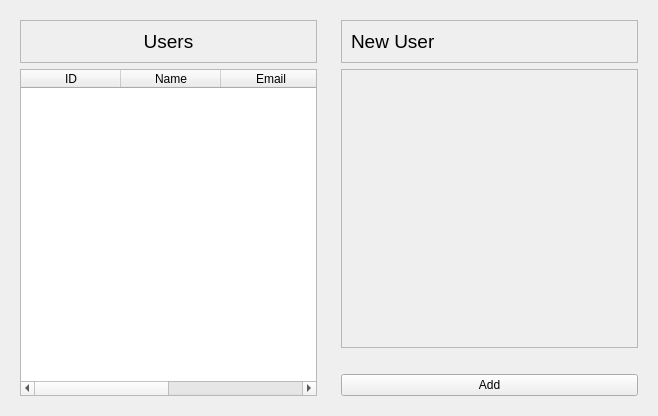
<?xml version="1.0" encoding="UTF-8"?>
<ui version="4.0">
 <class>Form</class>
 <widget class="QWidget" name="Form">
  <property name="geometry">
   <rect>
    <x>0</x>
    <y>0</y>
    <width>658</width>
    <height>416</height>
   </rect>
  </property>
  <property name="windowTitle">
   <string>Form</string>
  </property>
  <layout class="QHBoxLayout" stretch="0,0">
   <item>
    <widget class="QWidget" name="widget" native="true">
     <layout class="QVBoxLayout" name="verticalLayout">
      <item>
       <widget class="QFrame" name="frame_2">
        <property name="styleSheet">
         <string notr="true"/>
        </property>
        <property name="frameShape">
         <enum>QFrame::StyledPanel</enum>
        </property>
        <property name="frameShadow">
         <enum>QFrame::Raised</enum>
        </property>
        <layout class="QHBoxLayout" name="horizontalLayout_4">
         <item>
          <widget class="QLabel" name="label_3">
           <property name="font">
            <font>
             <pointsize>14</pointsize>
            </font>
           </property>
           <property name="text">
            <string>Users</string>
           </property>
           <property name="alignment">
            <set>Qt::AlignCenter</set>
           </property>
          </widget>
         </item>
        </layout>
       </widget>
      </item>
      <item>
       <widget class="QTableWidget" name="usersTable">
        <property name="editTriggers">
         <set>QAbstractItemView::NoEditTriggers</set>
        </property>
        <property name="selectionMode">
         <enum>QAbstractItemView::SingleSelection</enum>
        </property>
        <property name="selectionBehavior">
         <enum>QAbstractItemView::SelectRows</enum>
        </property>
        <attribute name="horizontalHeaderCascadingSectionResizes">
         <bool>false</bool>
        </attribute>
        <attribute name="verticalHeaderVisible">
         <bool>false</bool>
        </attribute>
        <attribute name="verticalHeaderCascadingSectionResizes">
         <bool>false</bool>
        </attribute>
        <column>
         <property name="text">
          <string>ID</string>
         </property>
        </column>
        <column>
         <property name="text">
          <string>Name</string>
         </property>
        </column>
        <column>
         <property name="text">
          <string>Email</string>
         </property>
        </column>
        <column>
         <property name="text">
          <string>Telephone</string>
         </property>
        </column>
       </widget>
      </item>
     </layout>
    </widget>
   </item>
   <item>
    <widget class="QStackedWidget" name="stackedWidget">
     <property name="currentIndex">
      <number>0</number>
     </property>
     <widget class="QWidget" name="page">
      <layout class="QVBoxLayout" name="verticalLayout_2">
       <item>
        <widget class="QFrame" name="frame">
         <property name="styleSheet">
          <string notr="true"/>
         </property>
         <property name="frameShape">
          <enum>QFrame::StyledPanel</enum>
         </property>
         <property name="frameShadow">
          <enum>QFrame::Raised</enum>
         </property>
         <layout class="QHBoxLayout" name="horizontalLayout_2">
          <item>
           <widget class="QLabel" name="label">
            <property name="font">
             <font>
              <pointsize>14</pointsize>
             </font>
            </property>
            <property name="styleSheet">
             <string notr="true"/>
            </property>
            <property name="text">
             <string>New User</string>
            </property>
           </widget>
          </item>
         </layout>
        </widget>
       </item>
       <item>
        <widget class="QScrollArea" name="scrollArea">
         <property name="widgetResizable">
          <bool>true</bool>
         </property>
         <widget class="QWidget" name="scrollAreaWidgetContents">
          <property name="geometry">
           <rect>
            <x>0</x>
            <y>0</y>
            <width>297</width>
            <height>269</height>
           </rect>
          </property>
          <layout class="QVBoxLayout" name="createUserScroll"/>
         </widget>
        </widget>
       </item>
       <item>
        <widget class="QLabel" name="createUserMessageLabel">
         <property name="styleSheet">
          <string notr="true">color:green;</string>
         </property>
         <property name="text">
          <string/>
         </property>
         <property name="alignment">
          <set>Qt::AlignCenter</set>
         </property>
        </widget>
       </item>
       <item>
        <widget class="QPushButton" name="createUserButton">
         <property name="text">
          <string>Add</string>
         </property>
        </widget>
       </item>
      </layout>
     </widget>
     <widget class="QWidget" name="page_3">
      <layout class="QVBoxLayout" name="verticalLayout_4">
       <item>
        <widget class="QFrame" name="frame_4">
         <property name="styleSheet">
          <string notr="true">background:white;</string>
         </property>
         <property name="frameShape">
          <enum>QFrame::StyledPanel</enum>
         </property>
         <property name="frameShadow">
          <enum>QFrame::Plain</enum>
         </property>
         <layout class="QHBoxLayout" name="horizontalLayout_3">
          <item>
           <widget class="QLabel" name="label_2">
            <property name="minimumSize">
             <size>
              <width>100</width>
              <height>100</height>
             </size>
            </property>
            <property name="styleSheet">
             <string notr="true">image: url(:/newPrefix/user.png);</string>
            </property>
            <property name="text">
             <string/>
            </property>
           </widget>
          </item>
          <item>
           <widget class="QWidget" name="widget_5" native="true">
            <layout class="QVBoxLayout" name="verticalLayout_6">
             <item>
              <widget class="QLabel" name="userIdLabel">
               <property name="text">
                <string>ID</string>
               </property>
              </widget>
             </item>
             <item>
              <widget class="QLabel" name="userNameLabel">
               <property name="text">
                <string>NAME</string>
               </property>
              </widget>
             </item>
             <item>
              <widget class="QLabel" name="userEmailLabel">
               <property name="text">
                <string>EMAIL</string>
               </property>
              </widget>
             </item>
             <item>
              <widget class="QLabel" name="userTelephoneLabel">
               <property name="text">
                <string>TELEPHONE</string>
               </property>
              </widget>
             </item>
             <item>
              <widget class="QPushButton" name="pushButton_2">
               <property name="text">
                <string>Deactivate</string>
               </property>
              </widget>
             </item>
             <item>
              <widget class="QPushButton" name="deleteUserButton">
               <property name="text">
                <string>Delete</string>
               </property>
              </widget>
             </item>
            </layout>
           </widget>
          </item>
         </layout>
        </widget>
       </item>
       <item>
        <widget class="QWidget" name="widget_2" native="true">
         <layout class="QHBoxLayout" name="horizontalLayout">
          <item>
           <spacer name="horizontalSpacer_2">
            <property name="orientation">
             <enum>Qt::Horizontal</enum>
            </property>
            <property name="sizeHint" stdset="0">
             <size>
              <width>89</width>
              <height>26</height>
             </size>
            </property>
           </spacer>
          </item>
          <item>
           <widget class="QPushButton" name="newUserButton">
            <property name="text">
             <string>New User</string>
            </property>
           </widget>
          </item>
         </layout>
        </widget>
       </item>
       <item>
        <spacer name="verticalSpacer">
         <property name="orientation">
          <enum>Qt::Vertical</enum>
         </property>
         <property name="sizeHint" stdset="0">
          <size>
           <width>20</width>
           <height>40</height>
          </size>
         </property>
        </spacer>
       </item>
      </layout>
     </widget>
    </widget>
   </item>
  </layout>
 </widget>
 <resources>
  <include location="../../res/rcc/user.qrc"/>
 </resources>
 <connections/>
</ui>
